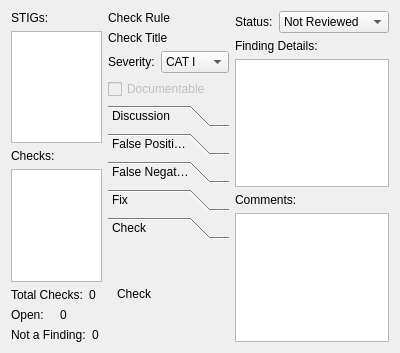
<?xml version="1.0" encoding="UTF-8"?>
<ui version="4.0">
 <class>AssetView</class>
 <widget class="QWidget" name="AssetView">
  <property name="geometry">
   <rect>
    <x>0</x>
    <y>0</y>
    <width>400</width>
    <height>353</height>
   </rect>
  </property>
  <property name="windowTitle">
   <string>Form</string>
  </property>
  <layout class="QHBoxLayout" name="horizontalLayout_6">
   <item>
    <layout class="QVBoxLayout" name="verticalLayout">
     <item>
      <widget class="QLabel" name="label">
       <property name="text">
        <string>STIGs:</string>
       </property>
      </widget>
     </item>
     <item>
      <widget class="QListWidget" name="lstSTIGs">
       <property name="selectionMode">
        <enum>QAbstractItemView::MultiSelection</enum>
       </property>
      </widget>
     </item>
     <item>
      <widget class="QLabel" name="label_2">
       <property name="text">
        <string>Checks:</string>
       </property>
      </widget>
     </item>
     <item>
      <widget class="QListWidget" name="lstChecks">
       <property name="sortingEnabled">
        <bool>false</bool>
       </property>
      </widget>
     </item>
     <item>
      <layout class="QHBoxLayout" name="horizontalLayout">
       <item>
        <widget class="QLabel" name="label_3">
         <property name="text">
          <string>Total Checks:</string>
         </property>
        </widget>
       </item>
       <item>
        <widget class="QLabel" name="lblTotalChecks">
         <property name="text">
          <string>0</string>
         </property>
        </widget>
       </item>
      </layout>
     </item>
     <item>
      <layout class="QHBoxLayout" name="horizontalLayout_2">
       <item>
        <widget class="QLabel" name="label_4">
         <property name="text">
          <string>Open:</string>
         </property>
        </widget>
       </item>
       <item>
        <widget class="QLabel" name="lblOpen">
         <property name="text">
          <string>0</string>
         </property>
        </widget>
       </item>
      </layout>
     </item>
     <item>
      <layout class="QHBoxLayout" name="horizontalLayout_3">
       <item>
        <widget class="QLabel" name="label_5">
         <property name="text">
          <string>Not a Finding:</string>
         </property>
        </widget>
       </item>
       <item>
        <widget class="QLabel" name="lblNotAFinding">
         <property name="text">
          <string>0</string>
         </property>
        </widget>
       </item>
      </layout>
     </item>
    </layout>
   </item>
   <item>
    <layout class="QVBoxLayout" name="verticalLayout_7">
     <item>
      <widget class="QLabel" name="lblCheckRule">
       <property name="text">
        <string>Check Rule</string>
       </property>
      </widget>
     </item>
     <item>
      <widget class="QLabel" name="lblCheckTitle">
       <property name="text">
        <string>Check Title</string>
       </property>
       <property name="wordWrap">
        <bool>true</bool>
       </property>
      </widget>
     </item>
     <item>
      <layout class="QHBoxLayout" name="horizontalLayout_4">
       <item>
        <widget class="QLabel" name="label_6">
         <property name="text">
          <string>Severity:</string>
         </property>
        </widget>
       </item>
       <item>
        <widget class="QComboBox" name="cboBoxSeverity">
         <item>
          <property name="text">
           <string>CAT I</string>
          </property>
         </item>
         <item>
          <property name="text">
           <string>CAT II</string>
          </property>
         </item>
         <item>
          <property name="text">
           <string>CAT III</string>
          </property>
         </item>
         <item>
          <property name="text">
           <string>CAT IV</string>
          </property>
         </item>
        </widget>
       </item>
      </layout>
     </item>
     <item>
      <widget class="QCheckBox" name="cbDocumentable">
       <property name="enabled">
        <bool>false</bool>
       </property>
       <property name="text">
        <string>Documentable</string>
       </property>
      </widget>
     </item>
     <item>
      <widget class="QToolBox" name="toolBox">
       <property name="currentIndex">
        <number>4</number>
       </property>
       <widget class="QWidget" name="Discussion">
        <property name="geometry">
         <rect>
          <x>0</x>
          <y>0</y>
          <width>113</width>
          <height>109</height>
         </rect>
        </property>
        <attribute name="label">
         <string>Discussion</string>
        </attribute>
        <layout class="QVBoxLayout" name="verticalLayout_2">
         <item>
          <widget class="QLabel" name="lblDiscussion">
           <property name="text">
            <string>Discussion</string>
           </property>
           <property name="wordWrap">
            <bool>true</bool>
           </property>
          </widget>
         </item>
        </layout>
       </widget>
       <widget class="QWidget" name="FalsePositives">
        <property name="geometry">
         <rect>
          <x>0</x>
          <y>0</y>
          <width>113</width>
          <height>109</height>
         </rect>
        </property>
        <attribute name="label">
         <string>False Positives</string>
        </attribute>
        <layout class="QVBoxLayout" name="verticalLayout_3">
         <item>
          <widget class="QLabel" name="lblFalsePositives">
           <property name="text">
            <string>False Positives</string>
           </property>
           <property name="wordWrap">
            <bool>true</bool>
           </property>
          </widget>
         </item>
        </layout>
       </widget>
       <widget class="QWidget" name="FalseNegatives">
        <property name="geometry">
         <rect>
          <x>0</x>
          <y>0</y>
          <width>113</width>
          <height>109</height>
         </rect>
        </property>
        <attribute name="label">
         <string>False Negatives</string>
        </attribute>
        <layout class="QVBoxLayout" name="verticalLayout_4">
         <item>
          <widget class="QLabel" name="lblFalseNegatives">
           <property name="text">
            <string>False Negatives</string>
           </property>
           <property name="wordWrap">
            <bool>true</bool>
           </property>
          </widget>
         </item>
        </layout>
       </widget>
       <widget class="QWidget" name="Fix">
        <property name="geometry">
         <rect>
          <x>0</x>
          <y>0</y>
          <width>113</width>
          <height>109</height>
         </rect>
        </property>
        <attribute name="label">
         <string>Fix</string>
        </attribute>
        <layout class="QVBoxLayout" name="verticalLayout_5">
         <item>
          <widget class="QLabel" name="lblFix">
           <property name="text">
            <string>Fix</string>
           </property>
           <property name="wordWrap">
            <bool>true</bool>
           </property>
          </widget>
         </item>
        </layout>
       </widget>
       <widget class="QWidget" name="Check">
        <property name="geometry">
         <rect>
          <x>0</x>
          <y>0</y>
          <width>113</width>
          <height>109</height>
         </rect>
        </property>
        <attribute name="label">
         <string>Check</string>
        </attribute>
        <layout class="QVBoxLayout" name="verticalLayout_6">
         <item>
          <widget class="QLabel" name="lblCheck">
           <property name="text">
            <string>Check</string>
           </property>
           <property name="wordWrap">
            <bool>true</bool>
           </property>
          </widget>
         </item>
        </layout>
       </widget>
      </widget>
     </item>
    </layout>
   </item>
   <item>
    <layout class="QVBoxLayout" name="verticalLayout_8">
     <item>
      <layout class="QHBoxLayout" name="horizontalLayout_5">
       <item>
        <widget class="QLabel" name="label_7">
         <property name="text">
          <string>Status:</string>
         </property>
        </widget>
       </item>
       <item>
        <widget class="QComboBox" name="cboBoxStatus">
         <item>
          <property name="text">
           <string>Not Reviewed</string>
          </property>
         </item>
         <item>
          <property name="text">
           <string>Open</string>
          </property>
         </item>
         <item>
          <property name="text">
           <string>Not a Finding</string>
          </property>
         </item>
         <item>
          <property name="text">
           <string>Not Applicable</string>
          </property>
         </item>
        </widget>
       </item>
      </layout>
     </item>
     <item>
      <widget class="QLabel" name="label_8">
       <property name="text">
        <string>Finding Details:</string>
       </property>
      </widget>
     </item>
     <item>
      <widget class="QPlainTextEdit" name="txtFindingDetails"/>
     </item>
     <item>
      <widget class="QLabel" name="label_9">
       <property name="text">
        <string>Comments:</string>
       </property>
      </widget>
     </item>
     <item>
      <widget class="QPlainTextEdit" name="txtComments"/>
     </item>
    </layout>
   </item>
  </layout>
 </widget>
 <resources/>
 <connections>
  <connection>
   <sender>lstChecks</sender>
   <signal>currentItemChanged(QListWidgetItem*,QListWidgetItem*)</signal>
   <receiver>AssetView</receiver>
   <slot>CheckSelected(QListWidgetItem*,QListWidgetItem*)</slot>
   <hints>
    <hint type="sourcelabel">
     <x>68</x>
     <y>234</y>
    </hint>
    <hint type="destinationlabel">
     <x>60</x>
     <y>260</y>
    </hint>
   </hints>
  </connection>
 </connections>
 <slots>
  <slot>CheckSelected(QListWidgetItem*,QListWidgetItem*)</slot>
 </slots>
</ui>
